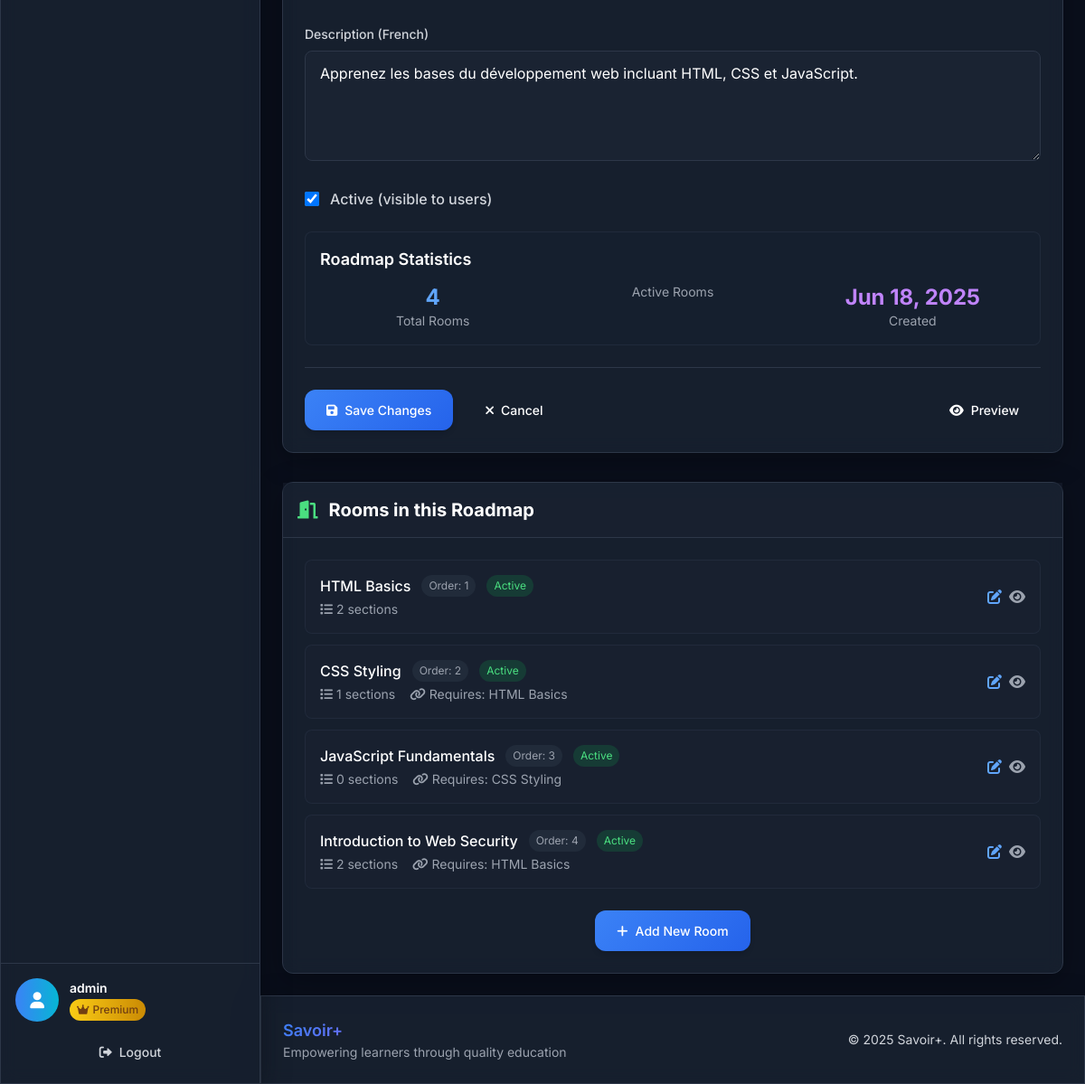
Page /manage/roadmap/1/edit/ (signed in, lower part) on the earlier database version.
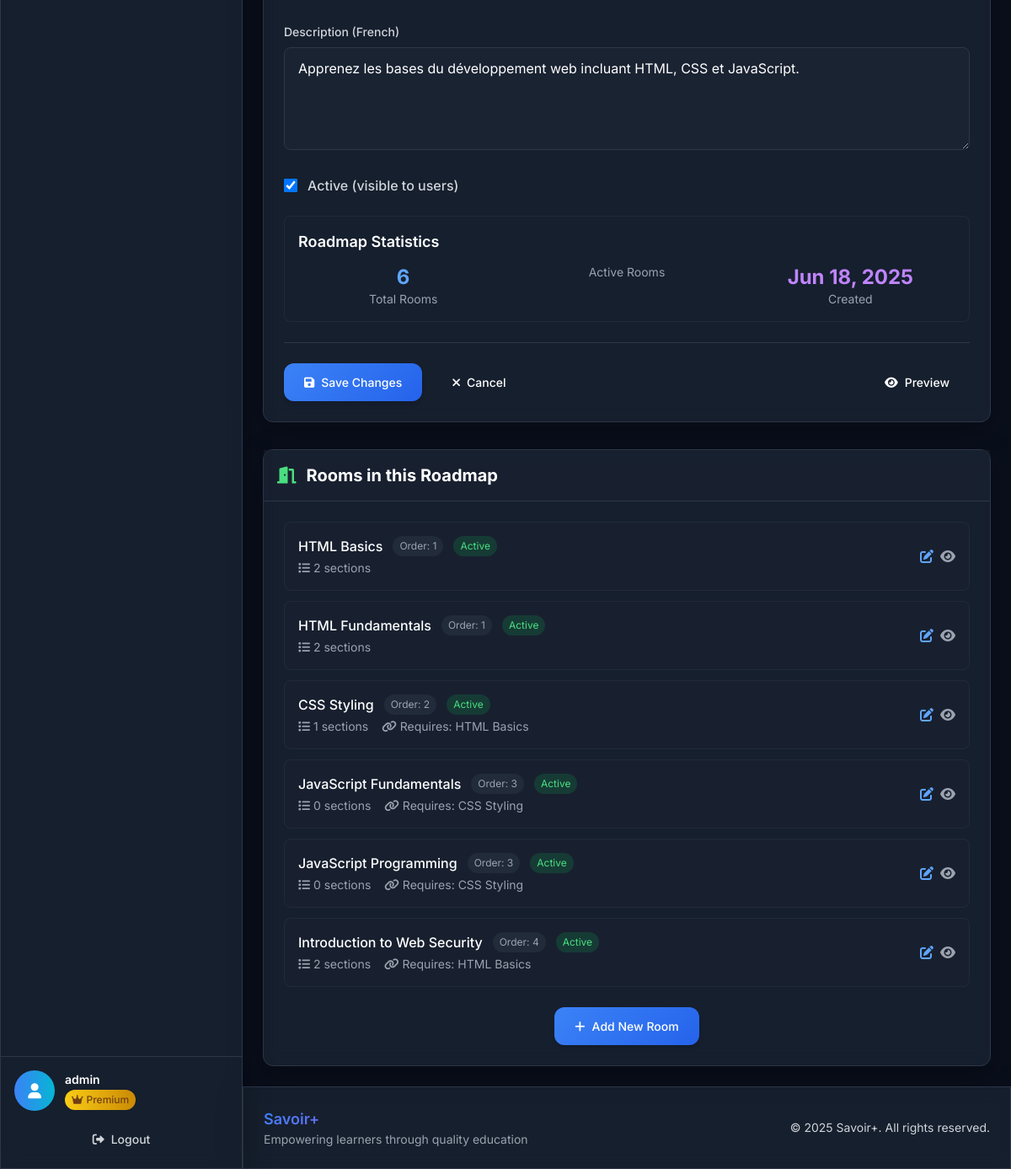
Same page on the later database version.
### lms/models.py (models this page shows, shortened)
class Roadmap(models.Model):
    title = models.CharField(max_length=200, verbose_name=_('Title'))
    title_fr = models.CharField(max_length=200, blank=True, verbose_name=_('Title (French)'))
    description = models.TextField(verbose_name=_('Description'))
    description_fr = models.TextField(blank=True, verbose_name=_('Description (French)'))
    is_active = models.BooleanField(default=True, verbose_name=_('Is Active'))
    created_at = models.DateTimeField(auto_now_add=True)
    class Meta:
        verbose_name = _('Roadmap')
        verbose_name_plural = _('Roadmaps')

class Room(models.Model):
    title = models.CharField(max_length=200, verbose_name=_('Title'))
    title_fr = models.CharField(max_length=200, blank=True, verbose_name=_('Title (French)'))
    description = models.TextField(verbose_name=_('Description'))
    description_fr = models.TextField(blank=True, verbose_name=_('Description (French)'))
    roadmap = models.ForeignKey(Roadmap, on_delete=models.CASCADE, related_name='rooms', verbose_name=_('Roadmap'))
    prerequisite_room = models.ForeignKey('self', on_delete=models.SET_NULL, blank=True, null=True, verbose_name=_('Prerequisite Room'))
    order = models.PositiveIntegerField(default=0, verbose_name=_('Order'))
    is_active = models.BooleanField(default=True, verbose_name=_('Is Active'))
    created_at = models.DateTimeField(auto_now_add=True)
    class Meta:
        verbose_name = _('Room')
        verbose_name_plural = _('Rooms')
        ordering = ['roadmap', 'order']

### lms/views.py (the view, shortened to what this page needs)
# urls.py: path('manage/roadmap/<int:roadmap_id>/edit/', views.admin_edit_roadmap, name='admin_edit_roadmap'),
@user_passes_test(is_staff_or_superuser)
def admin_edit_roadmap(request, roadmap_id):
    roadmap = get_object_or_404(Roadmap, id=roadmap_id)
    context = {
        'title': 'Edit Roadmap',
        'roadmap': roadmap
    }
    return render(request, 'admin/edit_roadmap.html', context)

### lms/models.py (called while the page is built)
    def save(self, *args, **kwargs):
        if not self.trial_start_date:
            from django.utils import timezone
            self.trial_start_date = timezone.now()
        if not self.trial_end_date and self.trial_start_date:
            self.trial_end_date = self.trial_start_date + timedelta(days=15)
        super().save(*args, **kwargs)

### lms/views.py (called while the page is built)
def is_staff_or_superuser(user):
    return user.is_staff or user.is_superuser

### templates/admin/edit_roadmap.html (shortened to what the changed rows need)
{% extends 'base.html' %}
{% load i18n %}
{% block content %}
<div class="max-w-4xl mx-auto space-y-8">
    <div class="glass rounded-xl border border-dark-border">
        <div class="p-6">
            <form method="post" class="space-y-6">
                <div>
                    <label for="description_fr" class="block text-sm font-medium text-gray-300 mb-2">
                        Description (French)
                    </label>
                    <textarea id="description_fr" name="description_fr" rows="4"
                              class="w-full px-4 py-3 bg-dark-card border border-dark-border rounded-lg text-white placeholder-gray-400 focus:border-blue-500 focus:ring-1 focus:ring-blue-500 transition-colors resize-vertical"
                              placeholder="Enter French description...">{{ roadmap.description_fr }}</textarea>
                </div>
                <div>
                    <label class="flex items-center space-x-3">
                        <input type="checkbox" name="is_active" {% if roadmap.is_active %}checked{% endif %}
                               class="w-4 h-4 text-blue-600 bg-dark-card border-dark-border rounded focus:ring-blue-500 focus:ring-2">
                        <span class="text-gray-300 font-medium">Active (visible to users)</span>
                    </label>
                </div>
                <div class="bg-dark-card/30 rounded-lg p-4 border border-dark-border/50">
                    <div class="grid grid-cols-1 md:grid-cols-3 gap-4">
                        <div class="text-center">
                            <div class="text-2xl font-bold text-blue-400">{{ roadmap.rooms.count }}</div>
                            <div class="text-sm text-gray-400">Total Rooms</div>
                        </div>
                        <div class="text-center">
                            <div class="text-2xl font-bold text-purple-400">{{ roadmap.created_at|date:"M d, Y" }}</div>
                            <div class="text-sm text-gray-400">Created</div>
                        </div>
                    </div>
                </div>
            </form>
        </div>
    </div>
    {% if roadmap.rooms.all %}
    <div class="glass rounded-xl border border-dark-border">
        <div class="bg-dark-card/50 p-4 border-b border-dark-border">
            <h2 class="text-xl font-bold text-white flex items-center">
                <i class="fas fa-door-open mr-3 text-green-400"></i>Rooms in this Roadmap
            </h2>
        </div>
        <div class="p-6">
            <div class="space-y-3">
                {% for room in roadmap.rooms.all %}
                <div class="flex items-center justify-between bg-dark-card/50 rounded-lg p-4 border border-dark-border/50">
                    <div class="flex-1">
                        <div class="flex items-center space-x-3">
                            <span class="text-white font-medium">{{ room.title }}</span>
                            <span class="px-2 py-1 bg-gray-600/20 text-gray-400 text-xs rounded-full">
                                Order: {{ room.order }}
                            </span>
                            {% if room.is_active %}
                                <span class="px-2 py-1 bg-green-600/20 text-green-400 text-xs rounded-full">Active</span>
                            {% else %}
                                <span class="px-2 py-1 bg-red-600/20 text-red-400 text-xs rounded-full">Inactive</span>
                            {% endif %}
                        </div>
                        <div class="flex items-center space-x-4 mt-1 text-sm text-gray-400">
                            <span><i class="fas fa-list mr-1"></i>{{ room.sections.count }} sections</span>
                            {% if room.prerequisite_room %}
                                <span><i class="fas fa-link mr-1"></i>Requires: {{ room.prerequisite_room.title }}</span>
                            {% endif %}
                        </div>
                    </div>
                    <div class="flex items-center space-x-2">
                        <a href="{% url 'admin_edit_room' room.id %}" class="text-blue-400 hover:text-blue-300">
                            <i class="fas fa-edit"></i>
                        </a>
                        <a href="{% url 'room_detail' room.id %}" class="text-gray-400 hover:text-white">
                            <i class="fas fa-eye"></i>
                        </a>
                    </div>
                </div>
                {% endfor %}
            </div>
        </div>
    </div>
    {% endif %}
</div>
{% endblock %}

Differences in the rows shown:
computed for Roadmap "Apprenez les bases du développement web incluant HTML, CSS et JavaScript.": rooms.count "4" → "6"
added Room: title "HTML Fundamentals", order "1", is_active "Active", sections.count "2"
added Room: title "JavaScript Programming", order "3", is_active "Active", sections.count "0", prerequisite_room "CSS Styling"
